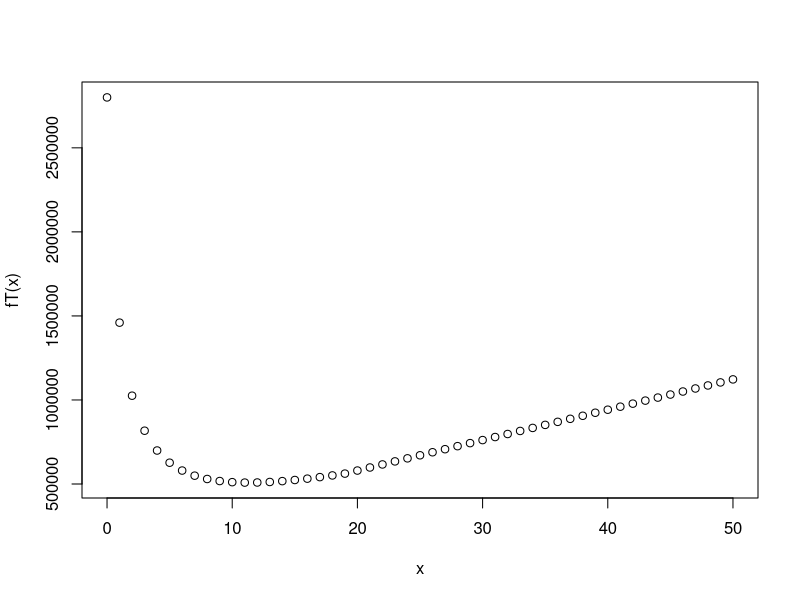

Source code (R):
#StepFunction Plotting#
## Define the function using boolean statements such as >, <=, ==
r = 5/7
fT = function(x){500*(200/(r*(x+1)))+(18000+800*200/(r*(x+1)))*x+(200/(r*(x+1))>14)*(10000*(200/(r*(x+1))-14))}
x = seq(0,50)
plot(x,fT(x))

fprime = function (f,a,h=0.0001){(f(a+h)-f(a-h))/(2*h)}
bisection = function(f,a,b,tol=0.0001){
  if (f(a)*f(b) > 0){
    return ("Boundary Conditions Not Met")
  }
  else{
    middle = a
    while (abs(f(middle))>tol){
      middle = (a+b)/2
      if (f(middle)*f(a)>0) (a = middle)
      else (b = middle)
      x=middle
      y=f(middle)
      ## if you want to "see" what happens at every step, take off the # of the next line ##
      #cat(sprintf("x-Val: %.4f ; f(x-val): %.4f\n",x,y))
    }
    return (middle)
  }
}

#library(ma391laporte)
dT = function(x){fprime(fT,x)}
bisection(dT,0,20)

cost = fT(x)
ans = data.frame(crews=x, cost=cost)
which(ans$cost==min(ans$cost))
#12 is the index (which gives the index of answer)

ans[which(ans$cost==min(ans$cost)),]
#this gives the answer at the index


curr.fine = 10000;curr.crews=11.28;curr.cost=508333.3
ans.crew=0;ans.cost=0;ans.days=0
r=5/7
fineValues = seq(5000,15000,1000)
for (i in 1:length(fineValues)){
  fine = fineValues[i]
  fT = function(x){500*(200/(r*(x+1)))+(18000+800*200/(r*(x+1)))*x+(200/(r*(x+1))>14)*(10000*(200/(r*(x+1))-14))}
  dT = function(x){fprime(fT,x)}
  ans.crew[i] = bisection(dT,0,50)
  ans.cost[i] = fT(ans.crew[i])
  ans.days[i] = 200/(r*(ans.crew[i]+1))
}
result = data.frame(fine=fineValues,crew=ans.crew,cost=ans.cost,
                    days=ans.days)
print(result)
